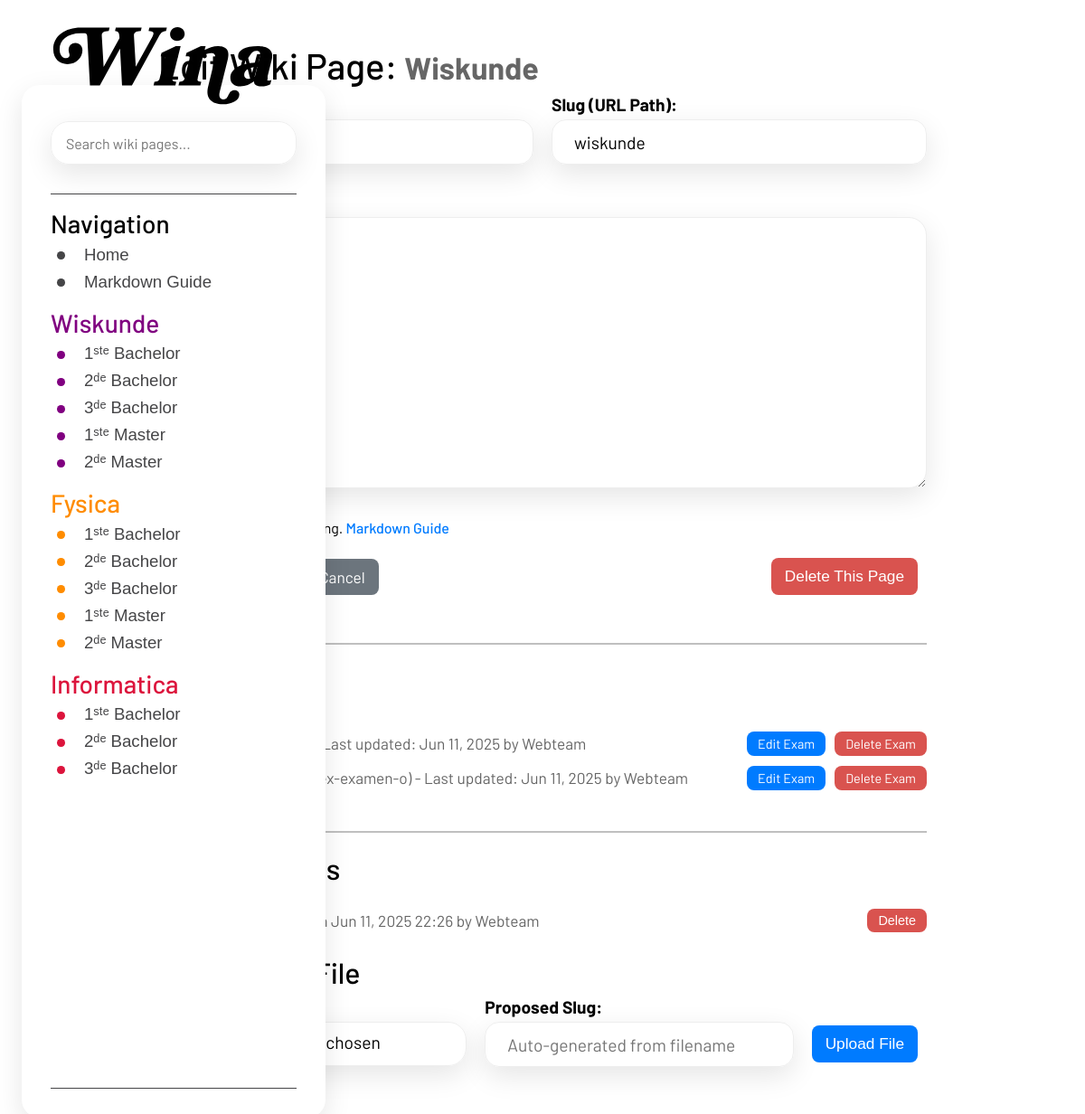
Before: /wiskunde/edit/ (signed in) with the older database file.
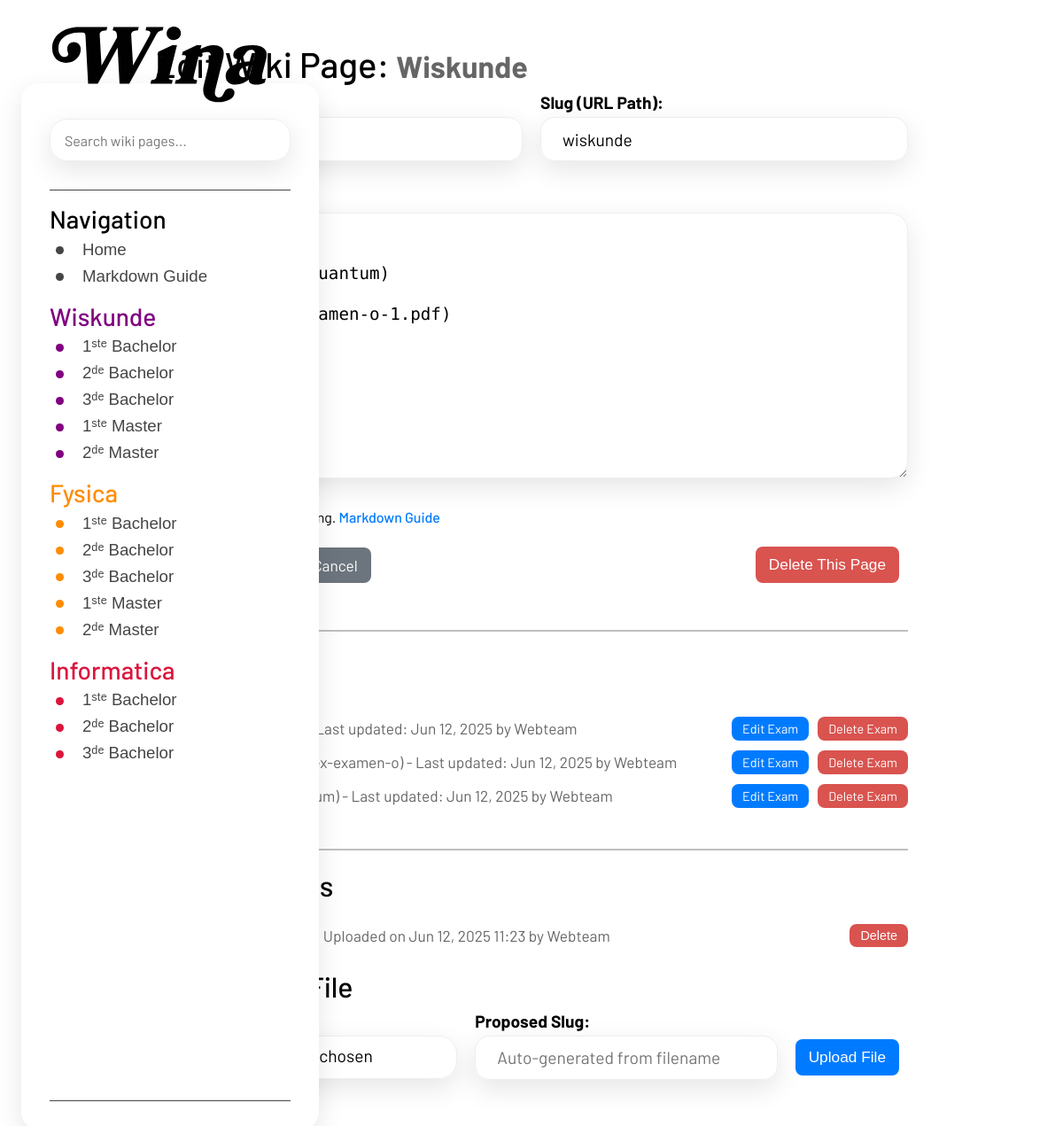
After: the same page with the newer database file.
### wiki2/models.py (models this page shows, shortened)
class WikiPage(models.Model):
    title = models.CharField(max_length=200, unique=True)
    slug = models.SlugField(max_length=200, unique=True, blank=True, help_text="Leave blank to auto-generate from title.")
    content = models.TextField(blank=True, help_text="Write your content in Markdown.")
    created_at = models.DateTimeField(auto_now_add=True)
    updated_at = models.DateTimeField(auto_now=True)
    last_modified_by = models.ForeignKey(
        settings.AUTH_USER_MODEL,
        on_delete=models.SET_NULL,
        null=True,
        blank=True,
        related_name='wiki_pages_modified',
        help_text="User who last modified the page."
    )
    def get_absolute_url(self):
        return reverse('wiki:wiki_page', kwargs={'slug': self.slug})

class ExamPage(models.Model):
    PAGE_TYPE_CHOICES = [
        ('markdown', 'Markdown'),
        ('latex', 'LaTeX'),
    ]
    parent_page = models.ForeignKey(WikiPage, related_name='exam_subpages', on_delete=models.CASCADE)
    title = models.CharField(max_length=200)
    slug = models.SlugField(max_length=200, blank=True, help_text="Unique slug for this exam under its parent page.")
    content = models.TextField(blank=True, help_text="Content in selected format (Markdown or LaTeX).")
    page_type = models.CharField(
        max_length=10,
        choices=PAGE_TYPE_CHOICES,
        default='markdown',
        help_text="Choose the content type and PDF generation method."
    )
    pdf_file = models.FileField(upload_to=exam_page_pdf_path, blank=True, null=True, help_text="Compiled PDF of this exam.")
    created_at = models.DateTimeField(auto_now_add=True)
    updated_at = models.DateTimeField(auto_now=True)
    last_modified_by = models.ForeignKey(
        settings.AUTH_USER_MODEL,
        on_delete=models.SET_NULL,
        null=True,
        blank=True,
        related_name='wiki_exam_subpages_modified'
    )
    class Meta:
        unique_together = ('parent_page', 'slug')
        ordering = ['created_at']
    def get_absolute_url(self):
        return reverse('wiki:exam_edit', kwargs={'parent_slug': self.parent_page.slug, 'exam_slug': self.slug})
    def get_url(self):
        if self.pdf_file and self.pdf_file.name:
            return reverse('wiki:exam', kwargs={'parent_slug': self.parent_page.slug, 'exam_slug': self.slug})
        return None

class WikiFile(models.Model):
    page = models.ForeignKey(WikiPage, related_name='files', on_delete=models.CASCADE)
    file = models.FileField(upload_to=wiki_page_file_path)
    filename_slug = models.SlugField(max_length=255, blank=True, help_text="The slugified name of the file, without extension. Auto-generated if blank.")
    uploaded_at = models.DateTimeField(auto_now_add=True)
    uploaded_by = models.ForeignKey(
        settings.AUTH_USER_MODEL,
        on_delete=models.SET_NULL,
        null=True,
        blank=True,
        related_name='wiki_files_uploaded'
    )
    @property
    def filename_display(self):
        _name_on_disk, ext = os.path.splitext(os.path.basename(self.file.name))
        if self.filename_slug:
            return f"{self.filename_slug}{ext}"
        return os.path.basename(self.file.name)

### wiki2/views.py (the view)
# urls.py: path('<slug:slug>/edit/', views.page_edit, name='page_edit'),
@login_required
def page_edit(request, slug):
    page = get_object_or_404(WikiPage, slug=slug)
    page_files = page.files.all().order_by('-uploaded_at')
    upload_form = WikiFileForm()
    exam_subpages = page.exam_subpages.all().order_by('created_at')
    if request.method == 'POST':
        form = WikiPageForm(request.POST, instance=page)
        if form.is_valid():
            edited_page = form.save(commit=False)
            edited_page.last_modified_by = request.user
            edited_page.save()
            messages.success(request, f"Page '{edited_page.title}' updated successfully.")
            return redirect(edited_page.get_absolute_url())
    else:
        form = WikiPageForm(instance=page)
    return render(request, 'wiki/pages/wiki_form.html', {
        'form': form,
        'page': page,
        'action': 'Edit',
        'page_files': page_files,
        'upload_form': upload_form,
        'exam_subpages': exam_subpages,
    })

### wiki2/forms.py (shortened to what this page needs)
class WikiPageForm(forms.ModelForm):
    class Meta:
        model = WikiPage
        fields = ['title', 'slug', 'content']
        widgets = {
            'title': forms.TextInput(attrs={
                'id': 'wiki-form-title-input',
                'placeholder': 'Name the Page here',
                'class': 'form-control some-other-class input',
                'autocomplete': 'off',
            }),
            'slug': forms.TextInput(attrs={
                'id': 'wiki-form-slug-input',
                'placeholder': 'Leave blank to auto-generate from title',
                'class': 'form-control input',
                'autocomplete': 'off',
            }),
            'content': forms.Textarea(attrs={
                'id': 'wiki-form-content-textarea',
                'rows': 10,
                'cols': 80,
                'class': 'form-control markdown-editor-area input',
                'autocomplete': 'off',
            }),
        }
        help_texts = {
            'slug': 'Leave blank to auto-generate from title. WARNING: Changing the slug will change the page URL and can break existing links.',
        }

### templates/wiki/pages/wiki_form.html (shortened to what the changed rows need)
{% extends "../modules/_base.html" %}
{% load static %}
{% block content %}
    <h1>{{ action }} Wiki Page{% if page %}: <strong class="page-meta">{{ page.title }}</strong>{% endif %}</h1>
    <form method="post" id="wikiPageForm" action="">
        <div class="form-row-responsive">
            <div class="form-group form-group-responsive">
                <label for="{{ form.title.id_for_label }}">Title:</label>
                {{ form.title }}
            </div>
            <div class="form-group form-group-responsive">
                <label for="{{ form.slug.id_for_label }}">Slug (URL Path):</label>
                {{ form.slug }}
            </div>
        </div>
        <div class="form-group">
            <label for="{{ form.content.id_for_label }}">Content (Markdown):</label>
            {{ form.content }}
        </div>
    </form>
        </div>
    {% if page %}
        {% include "../modules/_exam_subpages_list.html" with exam_subpages=exam_subpages user=user page=page display_mode="edit" parent_page_slug=page.slug %}
        <div class="wiki-attachments section-card-plain">
            <h2>Attached Files </h2>
            <ul class="file-list" id="fileListContainer">
                {% for file_attachment in page_files %}
                    <li class="file-item" id="file-item-{{ file_attachment.id }}" data-filename-slug="{{ file_attachment.filename_slug }}">
                        <a href="{{ file_attachment.file.url }}" target="_blank" class="file-link">{{ file_attachment.filename_display }}</a>
                        <small class="file-meta">
                            Uploaded on {{ file_attachment.uploaded_at|date:"M d, Y H:i" }}
                            {% if file_attachment.uploaded_by %}
                                by {{ file_attachment.uploaded_by.username }}
                            {% endif %}
                        </small>
                        {% if user.is_authenticated %}
                            <button type="button" class="button-danger-small file-delete-btn"
                                    data-file-id="{{ file_attachment.id }}"
                                    data-delete-url="{% url 'wiki:page_delete_file' page.slug file_attachment.id %}">
                                Delete
                            </button>
                        {% endif %}
                    </li>
                {% endfor %}
            </ul>
            {% if user.is_authenticated and upload_form %}
                <div class="upload-section">
                    <h2 style="margin-top: 20px;">Upload New File </h2>
                </div>
            {% endif %}
        </div>
    {% else %}
        <hr style="margin: 40px 0 20px 0;">
        <div class="wiki-attachments section-card-plain">
            <h2>Attached Files</h2>
            <p>Create the page first to upload files.</p>
        </div>
    {% endif %}
{% endblock %}

### templates/wiki/modules/_exam_subpages_list.html (shortened to what this page needs)
{% if exam_subpages %}
<hr style="margin: 3rem 0 2rem 0;">
<div class="wiki-subpages section-card-plain">
    <h2>Exams</h2>
    <ul class="file-list">
        {% for exam in exam_subpages %}
            <li class="file-item">
                {% if exam.pdf_file %}
                    <a href="{{ exam.get_url }}" target="_blank" class="file-link">{{ exam.title }}</a>
                {% else %}
                    <div style="font-weight: 500; color: var(--secondary-text-color);">{{ exam.title }}</div>
                {% endif %}
                <small class="file-meta"> ({{ exam.slug }})
                    - Last updated: {{ exam.updated_at|date:"M d, Y" }}
                    {% if exam.last_modified_by %}by {{ exam.last_modified_by.username }}{% endif %}
                </small>
                {% if user.is_authenticated %}
                    <a href="{{ exam.get_absolute_url }}" class="link button-danger-small subpage-edit-btn edit">Edit Exam</a>
                    {% if display_mode == "edit" %}
                         <a href="{{ exam.get_absolute_url }}?action=delete_setup" class="link button-danger-small subpage-delete-btn warn">Delete Exam</a>
                    {% endif %}
                {% endif %}
            </li>
        {% empty %}
            <li>No exams created yet for this page.</li>
        {% endfor %}
    </ul>
</div>
{% endif %}

Changed rows visible on the page:
removed WikiFile: uploaded_at "Jun 11, 2025 22:26", uploaded_by.username "Webteam"
changed WikiPage "Wiskunde": content "# Wiskunde" → "# Wiskunde [McQuantum](McQuantum) [file](latex-examen-o-1.pdf)"
changed ExamPage (number 1 of 3 on the later page): updated_at "Jun 11, 2025" → "Jun 12, 2025"
changed ExamPage "latex-examen-o": updated_at "Jun 11, 2025" → "Jun 12, 2025"
added ExamPage: updated_at "Jun 12, 2025", last_modified_by.username "Webteam"
added WikiFile: uploaded_at "Jun 12, 2025 11:23", uploaded_by.username "Webteam"
